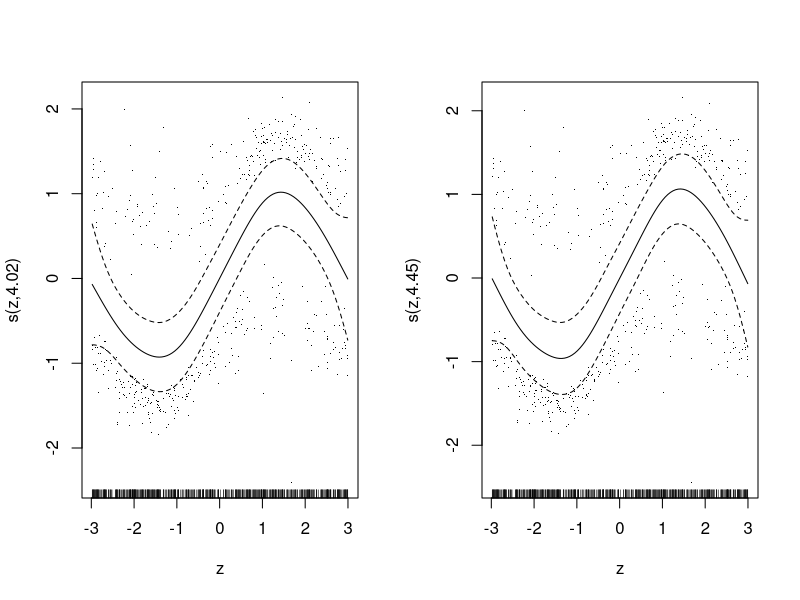

Recreate this plot in R.
if (!require(mgcv)) install.packages("mgcv")
library(mgcv)

set.seed(123)
n <- 500 # 样本量
x1 <- rnorm(n)
x2 <- rnorm(n)
z <- runif(n, min=-3, max=3)
eta <- 0.5*x1 + 0.5*x2 + sin(z)
mu <- exp(eta) / (1 + exp(eta))
y <- rbinom(n, size=1, prob=mu)

df <- data.frame(x1, x2, z ,y)
write.csv(df, file = "sim_data_1.csv", row.names = FALSE)


model1 <- gam(y ~ x1 + x2 + s(z), family = binomial(link = 'logit'))
all_coeffs <- coef(model1)
linear_coeffs_direct <- all_coeffs[!names(all_coeffs) %in% grep("s\\(", names(all_coeffs), value = TRUE)]
print(0.5-unname(linear_coeffs_direct[2:3])) # 输出线性部分的系数残差
summary(model1)

model2 <- gam(y ~ x1 + x2 + s(z), family = binomial(link = 'logit'), method="REML")
all_coeffs <- coef(model2)
linear_coeffs_direct <- all_coeffs[!names(all_coeffs) %in% grep("s\\(", names(all_coeffs), value = TRUE)]
print(0.5-unname(linear_coeffs_direct[2:3])) # 输出线性部分的系数残差
summary(model2)


par(mfrow=c(1,2)) 
plot(model1, select = 1, seWithMean = TRUE, residuals = TRUE, rug = TRUE, shade=TRUE,shade.col=2)
plot(model2, select = 1, seWithMean = TRUE, residuals = TRUE, rug = TRUE, shade=TRUE,shade.col=2)